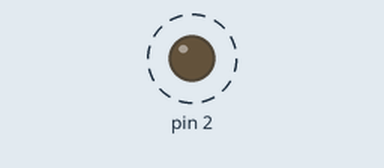
A sketch run on a simulated Arduino Uno, built with avr-gcc and run on an emulated ATmega328P. Shown: output pins drawn as LEDs (lit = HIGH). Dashed ring = blinking.

Above: at 0.02 s.
Timing chart, 0 to 3.0 s (numbered marks = the images above):
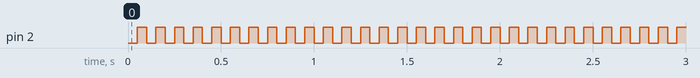

The sketch:

wl.ino
```cpp
int sensorPin = A1;
int sensorValue = 0;

void setup() {
  Serial.begin(57600);
  pinMode(2, OUTPUT);
}

void loop() {
  //sensorValue = analogRead(sensorPin);
  //Serial.println(sensorValue, DEC);
  delay(50);
  digitalWrite(2, HIGH);
  delay(50);
  digitalWrite(2, LOW);
}
```

Measured:
- by itself, pin 2: alternates HIGH for 0.05 s and LOW for 0.05 s
